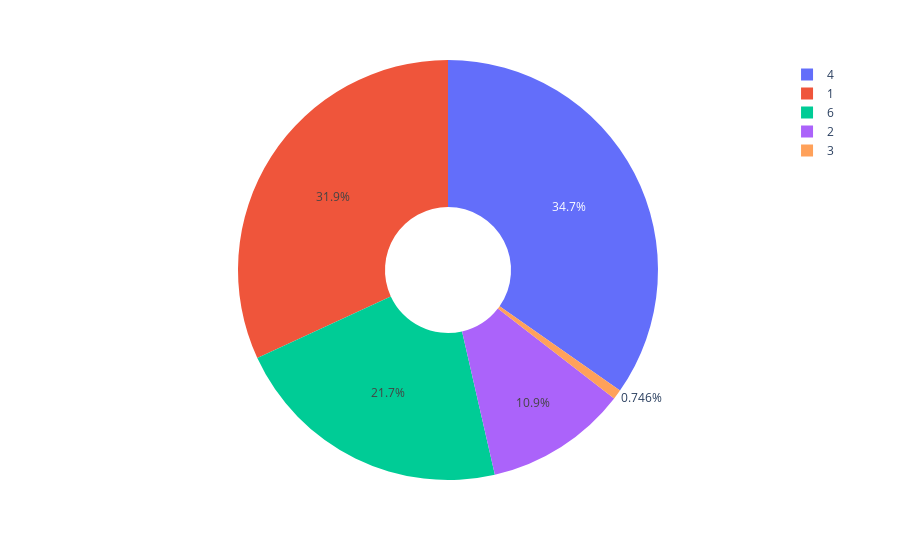

The notebook cell this image was saved under:
### Code cell
px.pie(names= labels, values= values, hole=0.3)

### Figure 1 — Plotly figure (JSON) as saved in the notebook; plotly's stock layout.template omitted (floating-point values rounded to 4 significant figures)
{"data": [{"domain": {"x": [0, 1], "y": [0, 1]}, "hole": 0.3, "hovertemplate": "label=%{label}<br>value=%{value}<extra></extra>", "labels": [1, 2, 3, 4, 6], "legendgroup": "", "name": "", "showlegend": true, "type": "pie", "values": [1410, 484, 33, 1536, 960]}], "layout": {"legend": {"tracegroupgap": 0}, "margin": {"t": 60}}}
